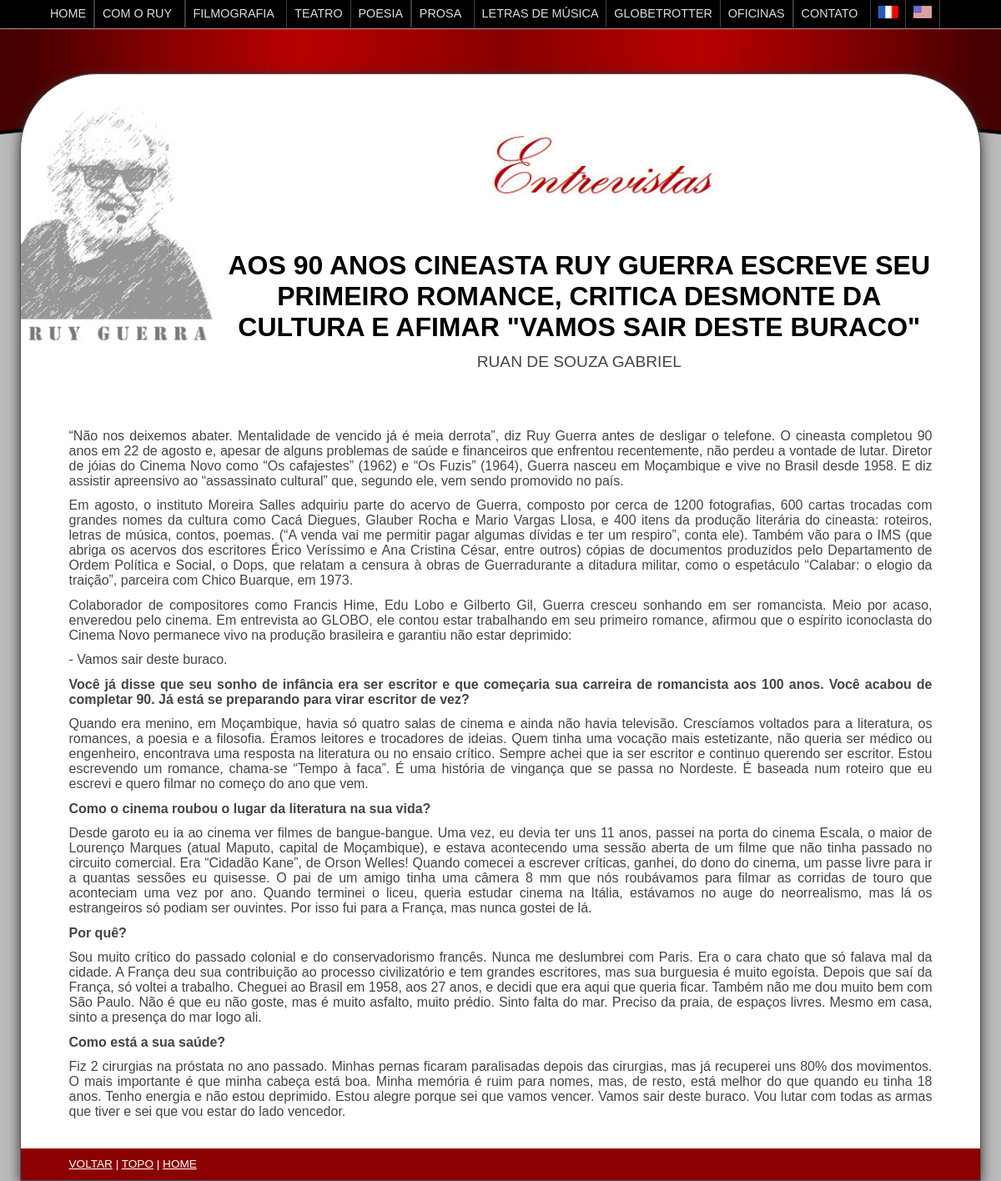
The page /entrevista.php?id=110&idioma=1 on the database its author committed.
### tables this page shows
CREATE TABLE `rg` (
  `id` int(11) NOT NULL,
  `categoria` varchar(10) NOT NULL,
  `tipo` varchar(10) NOT NULL,
  `titulo` varchar(255) NOT NULL,
  `autor` varchar(255) NOT NULL,
  `conteudo` text NOT NULL,
  `dia` int(2) UNSIGNED ZEROFILL NOT NULL DEFAULT 00,
  `mes` int(2) UNSIGNED ZEROFILL NOT NULL DEFAULT 00,
  `ano` int(4) UNSIGNED ZEROFILL NOT NULL DEFAULT 0000,
  `local` varchar(255) NOT NULL,
  `cidade` varchar(20) NOT NULL,
  `pais` varchar(12) NOT NULL,
  `fonte` varchar(255) NOT NULL,
  `link` varchar(40) NOT NULL,
  `anoFinal` int(4) NOT NULL DEFAULT 0
);

### entrevista.php (the view, shortened to what this page needs)
<!DOCTYPE html>
<html lang="pt-br">
<head><meta http-equiv="Last-Modified" content="Sun, 07 Sep 2014 10:10:10 GMT">
<link href="geral.css" rel="stylesheet" type="text/css">
<link href="interna.css" rel="stylesheet" type="text/css">
<?php
include 'conect.php';
$id = $_GET["id"];
$sql = $mysqli->query("select titulo,autor,conteudo from rg where id=$id");
$row = $sql->fetch_array(MYSQLI_NUM);
$titulo = $row[0];
$autor = $row[1];
$conteudo = $row[2];
echo <<< EOT
<title>$titulo</title>
<body>
<section class="conteudo">
	<header class="sobretudo">
	<img class="ruy" src="images/ruy_guerra.png" alt="Ruy Guerra" title="Ruy Guerra" /><img class="tituloCategoria" src="images/entrevistasv.jpg" alt="entrevistas" title="entrevistas" />
	<br />
	<h1 class="tituloConteudo">$titulo<br />
		<span class="autor">$autor</span>
		</h1>
</header>
<br class="all" />
<br /><br />
$conteudo
EOT;
$idioma = $_GET["idioma"];
if ($idioma == 3) {
	echo "<footer id=\"rodape\">
	<p>
	<a href=\"entrevistas.php?idioma=3\">VOLTAR</a> |
	<a href=\"#topo\">TOPO</a> |
	<a href=\"ingles.php\">HOME</a>
	</p></footer>";
	echo "</section>";
	include "menu-eng.inc";
}	else {
	echo "<footer id=\"rodape\">
	<p>
	<a href=\"entrevistas.php\">VOLTAR</a> |
	<a href=\"#topo\">TOPO</a> |
	<a href=\"index.php\">HOME</a>
	</p></footer>";
	echo "</section>";
	include "menu.inc";
}
?>
</body>

### geral.css (style rules this page uses)
body { font-size: 1em; font-family: Arial, Verdana, Tahoma; margin:0; padding:0; width: 100%; height: 100%; }
header, section, footer, aside, nav, article { display: block; }
.conteudo { display: table; position: relative; top: 5.5em; margin: 0px auto; margin-top: 0px; padding: 0px; background: #fff; z-index: 7; border: 1px solid #555; border-radius: 5.75em 5.75em 0px 0px; box-shadow: #333 0px 0.2em 1em; -moz-box-sizing: border-box; -webkit-box-sizing: border-box; -ms-box-sizing: border-box; box-sizing: border-box; }
img { border: 0; }

### interna.css (style rules this page uses)
body { background: #bbb; color: #444; }
.conteudo { width: 1098px; margin-bottom: 1.5em; }
footer#rodape { background: #8b0000; height: auto; margin: 0; margin-top: 3%; padding: 0; width: 100%; clear: both; }
.sobretudo { margin-top: 2%; width: 100%; text-align: center; }
img.ruy { display: block; width: 20%; height: auto; float: left; border: 0; border-radius: 5.75em 0px 0px 0px; padding-right: 1em; margin: 0; padding-left: 0; }
img.tituloCategoria { width: 41.53%; height: auto; margin-top: 4%; margin-bottom: 5%; }
.autor { font-weight: normal; font-size: 60%; color: #444; }
p.basico, ol, ul.teses { margin: 1% 5%; text-align: justify; }
p.pergunta { margin: 1% 5%; font-weight: bold; text-align: justify; }
p.resposta { margin: 1% 5%; text-align: justify; }
#rodape p { margin: 0; background: #8b0000; padding: 1% 5%; font-size: 0.85em; color: #fff; }
h1.tituloConteudo { color: #000; width: 90%; margin: 0px auto; font-size: 2em; text-transform: uppercase; text-align: center; }
#rodape a:link { color: #fff;text-decoration: underline; }
@media all and (max-width: 1200px) { .conteudo { width: 96%; } }

### rows shown on the page
rg: titulo "AOS 90 ANOS CINEASTA RUY GUERRA ESCREVE SEU PRIMEIRO ROMANCE, CRITICA DESMONTE DA CULTURA E AFIMAR \"VAMOS SAIR DESTE BURACO\"", autor "RUAN DE SOUZA GABRIEL", conteudo "“Não nos deixemos abater. Mentalidade de vencido já é meia derrota”, diz Ruy Guerra antes de desligar o telefone. O cineasta completou 90 anos em 22 de agosto e, apesar de alguns problemas de saúde e financeiros que enfrentou recentemente, não perdeu a vontade de lutar. Diretor de jóias do Cinema Novo como “Os cafajestes” (1962) e “Os Fuzis” (1964), Guerra nasceu em Moçambique e vive no Brasil desde 1958. E diz assistir apreensivo ao “assassinato cultural” que, segundo ele, vem sendo promovido no país. Em agosto, o instituto Moreira Salles adquiriu parte do acervo de Guerra, composto por cerca de 1200 fotografias, 600 cartas trocadas com grandes nomes da cultura como Cacá Diegues, Glauber…"
